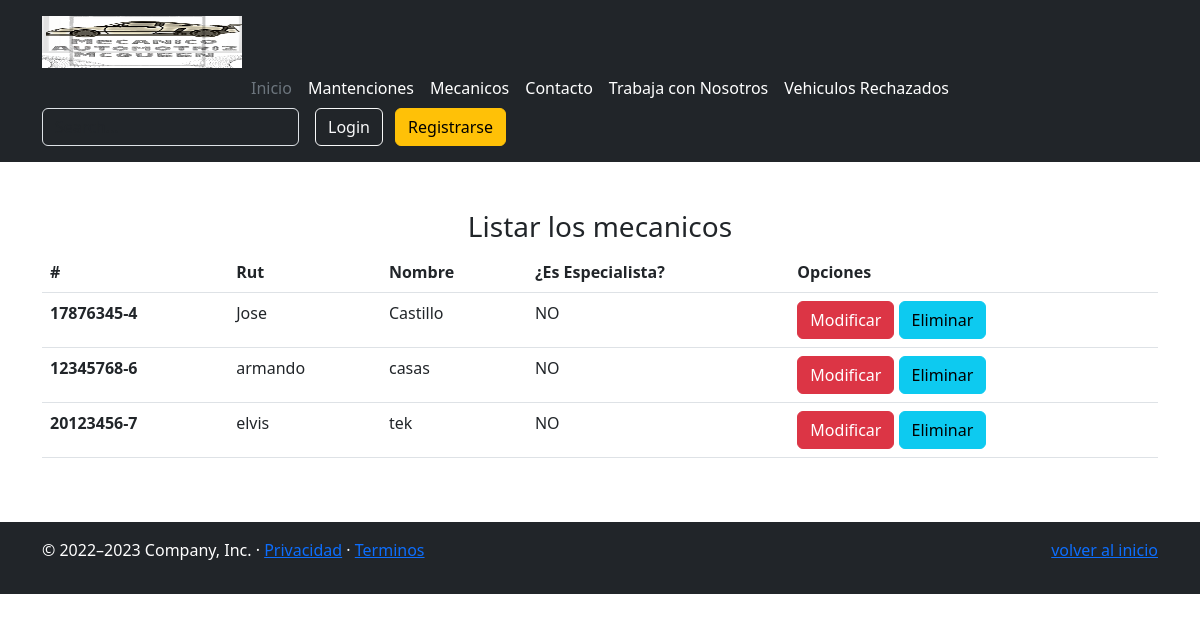
Page /mantenedor/mecanico/listar on the committed database.
### appweb/models.py (models this page shows, shortened)
class Mecanico(models.Model):
    rut = models.CharField(max_length=10)
    nombre = models.CharField(max_length=80)
    apellido = models.CharField(max_length=80)
    edad = models.IntegerField(null=True)
    especialista= models.BooleanField(null=True)
    categoria = models.ForeignKey(Categoria, on_delete=models.PROTECT)
    fecha_nacimiento = models.DateField(null=True)
    foto = models.ImageField(upload_to="mecanico", null=True)
    usuario = models.ForeignKey(User, on_delete=models.CASCADE, null=True)

### appweb/views.py (the view)
# urls.py: path('mantenedor/mecanico/listar', listar_mecanico, name="listar_mecanico"),
def listar_mecanico(request):
    mecanico = Mecanico.objects.all()
    data = {
        "mecanico": mecanico
    }
    return render(request, "mantenedor/mecanico/listar.html", data)

### appweb/templates/mantenedor/mecanico/listar.html (shortened to what this page needs)
{% extends 'base.html' %}
{% load static %}
{% block contenido %}
{% load crispy_forms_tags %}
<div class="container mt-5">
    <div class="text-center">
        <h3>Listar los mecanicos</h3>
    </div>
    <table class="table">
        <thead>
            <tr>
                <th scope="col">#</th>
                <th scope="col">Rut</th>
                <th scope="col">Nombre</th>
                <th scope="col">¿Es Especialista?</th>
                <th scope="col">Opciones</th>
            </tr>
        </thead>
        <tbody>
                {% for p in mecanico %}
            <tr>
                <th scope="row">{{p.rut}}</th>
                <td>{{p.nombre}}</td>
                <td>{{p.apellido}}</td>
                <td>
                    {% if p.mecanico %}
                        SI
                    {% else %}
                        NO
                    {% endif %}
                </td>
                <td>
                    <a href="{% url 'modificar_mecanico' p.rut %}" class="btn btn-danger btm-sm">Modificar</a>
                    <a href="#" onclick="eliminarMecanico ('{{p.rut}}')" class="btn btn-info btm-sm">Eliminar</a>
                </td>
            </tr>
                {% endfor %}
        </tbody>
    </table>
</div>
<br>
{% endblock %}

### rows in the picture
Mecanico: rut "17876345-4", nombre "Jose", apellido "Castillo"
Mecanico: rut "12345768-6", nombre "armando", apellido "casas"
Mecanico: rut "20123456-7", nombre "elvis", apellido "tek"
